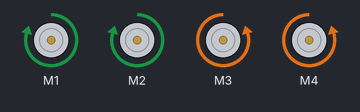
Recording of a sketch running on a simulated Arduino Uno, built with avr-gcc and run on an emulated ATmega328P. Shown: 4 × DC motor (green arrow = forward, orange = backward, longer = faster).

Above: at 1.0 s.
At 5.0 s:
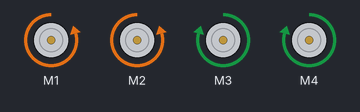
At 7.0 s:
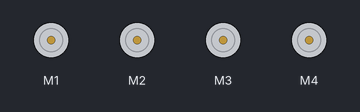
Timing chart, 0 to 10.4 s (numbered marks = the images above):
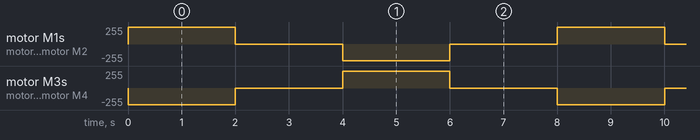

The sketch:

MOTORES_SHIELD.ino
```cpp
#include <AFMotor.h>
AF_DCMotor motor1(1);
AF_DCMotor motor2(2);
AF_DCMotor motor3(3);
AF_DCMotor motor4(4);


void setup() {
  motor1.setSpeed(250);
  motor2.setSpeed(250);
  motor3.setSpeed(250);
  motor4.setSpeed(250);
}

void loop() {
  int t = 2000;
  go_forward();
  delay(t);

  go_stop();
  delay(t);

  go_backward();
  delay(t);

  go_stop();
  delay(t);
}

void go_forward() {
  motor1.run(FORWARD);
  motor3.run(BACKWARD);
  motor2.run(FORWARD);
  motor4.run(BACKWARD);
}

void go_backward() {
  motor1.run(BACKWARD);
  motor3.run(FORWARD);
  motor2.run(BACKWARD);
  motor4.run(FORWARD);
}

void go_stop() {
  motor1.run(RELEASE);
  motor3.run(RELEASE);
  motor2.run(RELEASE);
  motor4.run(RELEASE);
}
```

Measured:
- by itself, motor M1, motor M2: repeats every 8.0 s: stopped 2.0 s, backward 250/255 2.0 s, stopped 2.0 s, forward 250/255 2.0 s
- by itself, motor M3, motor M4: repeats every 8.0 s: stopped 2.0 s, forward 250/255 2.0 s, stopped 2.0 s, backward 250/255 2.0 s
